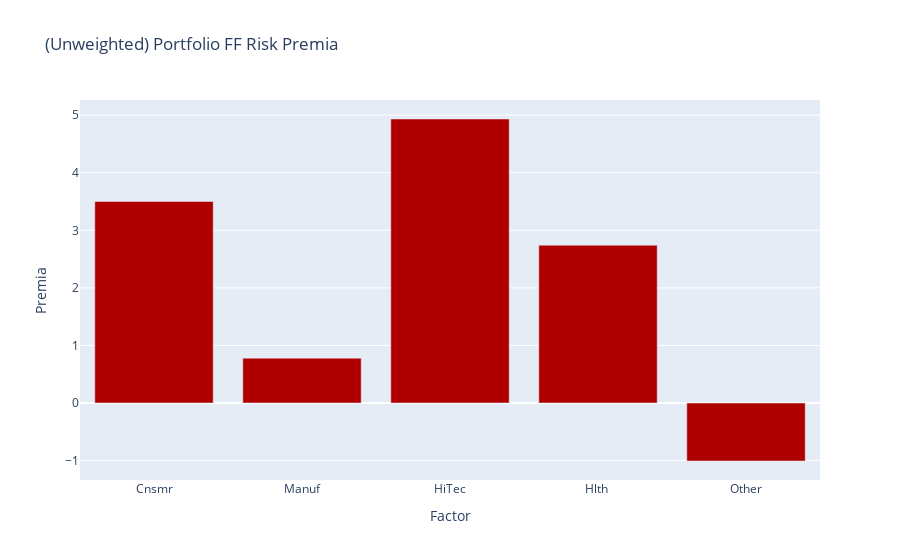

Notebook source saved alongside this figure:
### Code cell
premias = results.risk_premia

# plot the loadings
fig = go.Figure()
fig.add_trace(go.Bar(x=premias.index, y=premias.values))
fig.update_layout(title="(Unweighted) Portfolio FF Risk Premia", xaxis_title="Factor", yaxis_title="Premia")
fig.update_traces(marker_color='rgb(175, 0, 0)')
fig.show()

### Figure 1 — Plotly figure (JSON) as saved in the notebook; plotly's stock layout.template omitted (floating-point values rounded to 4 significant figures)
{"data": [{"marker": {"color": "rgb(175, 0, 0)"}, "type": "bar", "x": ["Cnsmr", "Manuf", "HiTec", "Hlth ", "Other"], "y": [3.501, 0.7797, 4.934, 2.742, -1.007]}], "layout": {"title": {"text": "(Unweighted) Portfolio FF Risk Premia"}, "xaxis": {"title": {"text": "Factor"}}, "yaxis": {"title": {"text": "Premia"}}}}
